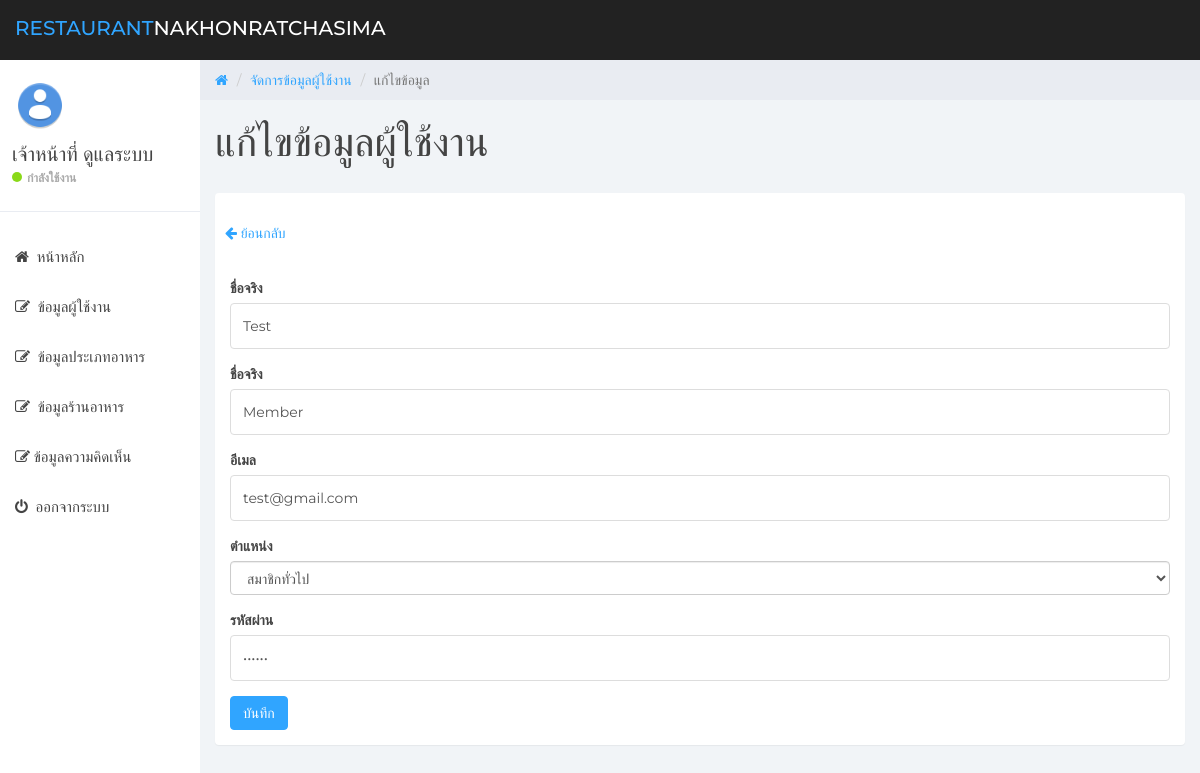
The page /admin/user_edit.php?id=4 (signed in) on the database its author committed.
### tables this page shows
CREATE TABLE `users` (
  `user_id` int(11) NOT NULL COMMENT 'รหัสผู้ใช้งาน',
  `user_username` varchar(255) NOT NULL COMMENT 'ชื่อผู้ใช้งาน',
  `user_firstname` varchar(255) NOT NULL COMMENT 'ชื่อจริง',
  `user_lastname` varchar(255) NOT NULL COMMENT 'นามสกุล',
  `user_email` varchar(255) NOT NULL COMMENT 'อีเมล',
  `user_password` varchar(255) NOT NULL COMMENT 'รหัสผ่าน',
  `user_role` int(1) NOT NULL COMMENT '0 = Admin ,1 = Member'
);

### services/check_admin.php (called while the page is built, shortened)
<?php
if(isset($_SESSION["AUTH_ID"])){
    require_once("connect.php");
    $user_id = $_SESSION["AUTH_ID"];
    $sql = "SELECT * FROM users WHERE user_id='$user_id'";
    $query = mysqli_query($conn,$sql);
    $userObj = mysqli_fetch_object($query);
}else{
    header("location:../admin/login.php");
}

### admin/user_edit.php (the view, shortened to what this page needs)
<?php
require_once("../services/check_admin.php");
?>
<?php
if(isset($_GET['id'])){
    $id = mysqli_real_escape_string($conn,$_GET['id']);
    $sql = "SELECT * FROM users WHERE user_id='$id'";
    $query = mysqli_query($conn,$sql);
    $dataObj = mysqli_fetch_object($query);
}else{
    echo "<script>window.history.back()</script>";
}
?>
<!DOCTYPE html>
<html>
<head>
    <link href="css/bootstrap.min.css" rel="stylesheet">
    <link href="css/font-awesome.min.css" rel="stylesheet">
    <link href="css/datepicker3.css" rel="stylesheet">
    <link href="css/styles.css" rel="stylesheet">
</head>
<body>
    <?php include("layouts/navbar.php"); ?>
    <?php include("layouts/sidebar.php"); ?>
    <div class="col-sm-9 col-sm-offset-3 col-lg-10 col-lg-offset-2 main">
        <div class="row">
            <ol class="breadcrumb">
                <li><a href="home.php">
                        <em class="fa fa-home"></em>
                    </a></li>
                <li><a href="user.php">จัดการข้อมูลผู้ใช้งาน</a></li>
                <li class="active">แก้ไขข้อมูล</li>
            </ol>
        </div>
        <div class="row">
            <div class="col-lg-12">
                <h1 class="page-header">
                    แก้ไขข้อมูลผู้ใช้งาน
                </h1>
            </div>
        </div>
        <div class="panel panel-container">
            <p style="padding: 10px;">
                <a href="#" onclick="window.history.back()">
                    <i class="fa fa-arrow-left"></i>
                    <span>ย้อนกลับ</span>
                </a>
            </p>
            <div class="row">
                <div class="col-sm-6 col-lg-12">
                    <div class="panel-body">
                        <form action="../services/user_update.php" method="post">
                            <div class="form-group">
                                <label>ชื่อจริง</label>
                                <input type="text" class="form-control" name="firstname" value="<?= $dataObj->user_firstname ?>" required>
                            </div>
                            <div class="form-group">
                                <label>ชื่อจริง</label>
                                <input type="text" class="form-control" name="lastname" value="<?= $dataObj->user_lastname ?>" required>
                            </div>
                            <div class="form-group">
                                <label>อีเมล</label>
                                <input type="email" class="form-control" name="email" value="<?= $dataObj->user_email ?>">
                            </div>
                            <div class="form-group">
                                <label>ตำแหน่ง</label>
                                <select class="form-control" name="role">
                                    <option value="1" <?= ($dataObj->user_role==1) ? "selected" : "" ?>>สมาชิกทั่วไป</option>
                                </select>
                            </div>
                            <div class="form-group">
                                <label>รหัสผ่าน</label>
                                <input type="password" class="form-control" name="password" value="<?= $dataObj->user_password ?>" required>
                            </div>
                            <button type="submit" class="btn btn-primary">บันทึก</button>
                        </form>
                    </div>
                </div>
            </div>
        </div>
    </div>
</body>
</html>

### admin/layouts/sidebar.php (shortened to what this page needs)
<?php
$location = basename($_SERVER["REQUEST_URI"]);
?>
<div id="sidebar-collapse" class="col-sm-3 col-lg-2 sidebar">
    <div class="profile-sidebar">
        <div class="profile-userpic">
            <img src="../images/admin.png" class="img-responsive" alt="">
        </div>
        <div class="profile-usertitle">
            <div class="profile-usertitle-name"><?= $userObj->user_firstname . " " . $userObj->user_lastname ?></div>
            <div class="profile-usertitle-status"><span class="indicator label-success"></span>กำลังใช้งาน</div>
        </div>
    </div>
    <ul class="nav menu">
        <li class="<?= ($location == 'home.php') ? "active" : "" ?>"><a href="home.php"><em class="fa fa-home">&nbsp;</em> หน้าหลัก</a></li>
        <li class="<?= ($location == 'user.php') ? "active" : "" ?>"><a href="user.php"><em class="fa fa-edit">&nbsp;</em> ข้อมูลผู้ใช้งาน</a></li>
        <li class="<?= ($location == 'food_type.php') ? "active" : "" ?>"><a href="food_type.php"><em class="fa fa-edit">&nbsp;</em> ข้อมูลประเภทอาหาร</a></li>
        <li class="<?= ($location == 'restaurant.php') ? "active" : "" ?>"><a href="restaurant.php"><em class="fa fa-edit">&nbsp;</em> ข้อมูลร้านอาหาร</a></li>
        <li class="<?= ($location == 'comment.php') ? "active" : "" ?>"><a href="comment.php"><em class="fa fa-edit">&nbsp;</em>ข้อมูลความคิดเห็น</a></li>
        <li><a href="../services/logout.php"><em class="fa fa-power-off">&nbsp;</em> ออกจากระบบ</a></li>
    </ul>
</div>

### admin/css/styles.css (style rules this page uses)
body { background: #f1f4f7; padding-top: 60px; font-size: 14px; color: #444444; font-family: "Montserrat", "Helvetica Neue", Helvetica, Arial, sans-serif; }
p { color: #777; }
a, a:hover, a:focus { color: #30a5ff; }
h1, h2, h3, h4, h5, h6 { color: #444444; }
h1 { font-weight: 300; font-size: 40px; }
input.form-control { border: 1px solid #ddd; box-shadow: none; height: 46px; }
.btn-primary, .btn-primary:hover, .btn-primary:focus, .btn-primary:active, .btn-primary.active, .open > .dropdown-toggle.btn-primary, .btn-primary.disabled, .btn-primary[disabled], fieldset[disabled] .btn-primary, .btn-primary.disabled:hover, .btn-primary[disabled]:hover, fieldset[disabled] .btn-primary:hover, .btn-primary.disabled:focus, .btn-primary[disabled]:focus, fieldset[disabled] .btn-primary:focus, .btn-primary.disabled:active, .btn-primary[disabled]:active, fieldset[disabled] .btn-primary:active, .btn-primary.disabled.active, .btn-primary[disabled].active, fieldset[disabled] .btn-primary.active { background-color: #30a5ff; border-color: #30a5ff; }
.label-success { background-color: #8ad919; }
.panel { border: 0; }
.panel-container { padding-top: 20px; }
.sidebar { display: block; padding: 0; display: none; box-shadow: none; background: #fff; }
.sidebar ul { margin: 20px 0px; }
@media (min-width: 768px) { .sidebar { display: block; position: fixed; top: 60px; bottom: 0; left: 0; z-index: 1000; display: block; margin: 0; padding: 0; overflow-x: hidden; overflow-y: auto; } }
.sidebar ul.nav li a { height: 50px; font-size: 15px; line-height: 2em; color: #444444; }
.profile-sidebar { padding: 10px 0; border-bottom: 1px solid #e9ecf2; }
.indicator { width: 10px; height: 10px; display: inline-block; border-radius: 9999px; margin-right: 5px; }
.profile-userpic img { float: left; margin: 10px 0px 0px 15px; width: 50px; height: 50px; border-radius: 9999px !important; }
.profile-usertitle { float: left; text-align: left; margin: 10px 0 0 12px; }
.profile-usertitle-name { font-size: 20px; margin-bottom: 0px; }
.profile-usertitle-status { text-transform: uppercase; color: #AAA; font-size: 12px; font-weight: 600; margin-bottom: 15px; }
.breadcrumb { border-radius: 0; padding: 10px 15px 10px 15px; background: #e9ecf2; margin: 0; }
h1.page-header { margin-top: 20px; border-bottom: 0; }

### rows shown on the page
users: user_firstname "เจ้าหน้าที่", user_lastname "ดูแลระบบ"
users: firstname "Test", lastname "Member", email "test@gmail.com", role "สมาชิกทั่วไป"
